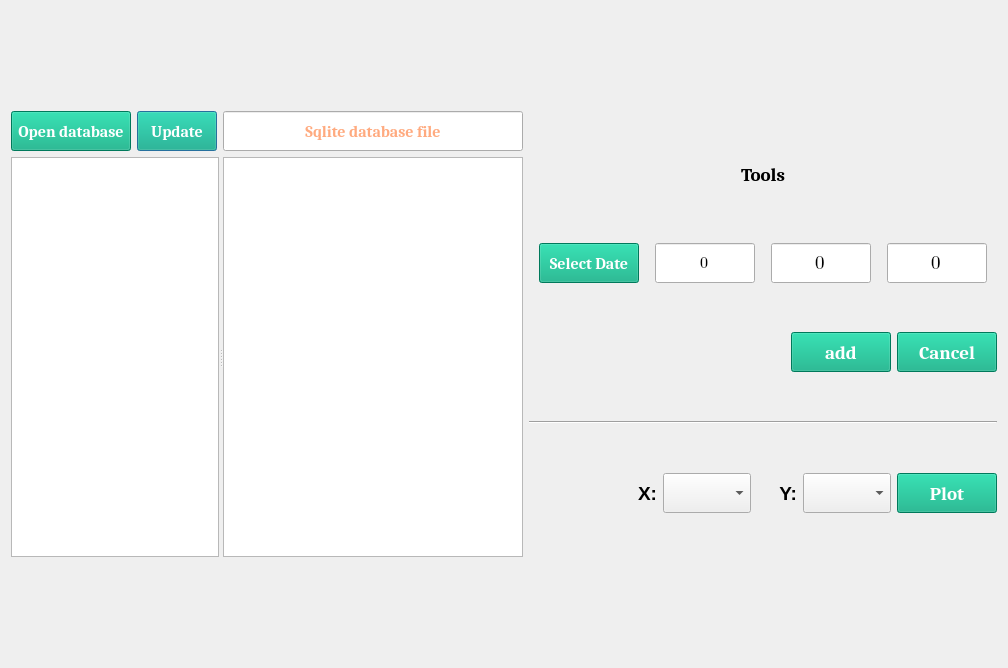
<?xml version="1.0" encoding="UTF-8"?>
<ui version="4.0">
 <class>Dialog</class>
 <widget class="QDialog" name="Dialog">
  <property name="geometry">
   <rect>
    <x>0</x>
    <y>0</y>
    <width>1008</width>
    <height>668</height>
   </rect>
  </property>
  <property name="windowTitle">
   <string>Dialog</string>
  </property>
  <layout class="QGridLayout" name="gridLayout_4">
   <item row="0" column="0">
    <layout class="QHBoxLayout" name="horizontalLayout_2">
     <item>
      <layout class="QGridLayout" name="gridLayout">
       <item row="0" column="1">
        <widget class="QPushButton" name="Update_database__btn">
         <property name="sizePolicy">
          <sizepolicy hsizetype="Fixed" vsizetype="Fixed">
           <horstretch>0</horstretch>
           <verstretch>0</verstretch>
          </sizepolicy>
         </property>
         <property name="minimumSize">
          <size>
           <width>80</width>
           <height>40</height>
          </size>
         </property>
         <property name="maximumSize">
          <size>
           <width>100</width>
           <height>40</height>
          </size>
         </property>
         <property name="font">
          <font>
           <family>Cambria</family>
           <pointsize>12</pointsize>
           <bold>true</bold>
          </font>
         </property>
         <property name="styleSheet">
          <string notr="true">QPushButton{background-color: rgb(0, 170, 127);selection-color: rgb(255, 85, 127);
color: rgb(255, 255, 255);}

QPushButton:hover{background-color:rgb(0, 170, 255);}

QPushButton:pressed{background-color:rgb(255, 91, 58);}</string>
         </property>
         <property name="text">
          <string>Update</string>
         </property>
        </widget>
       </item>
       <item row="0" column="0">
        <widget class="QPushButton" name="Open_datebase_btn">
         <property name="sizePolicy">
          <sizepolicy hsizetype="Fixed" vsizetype="Fixed">
           <horstretch>0</horstretch>
           <verstretch>0</verstretch>
          </sizepolicy>
         </property>
         <property name="minimumSize">
          <size>
           <width>120</width>
           <height>40</height>
          </size>
         </property>
         <property name="maximumSize">
          <size>
           <width>100</width>
           <height>40</height>
          </size>
         </property>
         <property name="font">
          <font>
           <family>Cambria</family>
           <pointsize>12</pointsize>
           <bold>true</bold>
          </font>
         </property>
         <property name="styleSheet">
          <string notr="true">QPushButton{background-color: rgb(0, 170, 127);selection-color: rgb(255, 85, 127);
color: rgb(255, 255, 255);}

QPushButton:hover{background-color:rgb(0, 170, 255);}

QPushButton:pressed{background-color:rgb(255, 91, 58);}</string>
         </property>
         <property name="text">
          <string>Open database</string>
         </property>
        </widget>
       </item>
       <item row="0" column="2">
        <widget class="QLineEdit" name="Database_txt">
         <property name="minimumSize">
          <size>
           <width>300</width>
           <height>40</height>
          </size>
         </property>
         <property name="maximumSize">
          <size>
           <width>16777215</width>
           <height>40</height>
          </size>
         </property>
         <property name="palette">
          <palette>
           <active>
            <colorrole role="Text">
             <brush brushstyle="SolidPattern">
              <color alpha="255">
               <red>255</red>
               <green>85</green>
               <blue>0</blue>
              </color>
             </brush>
            </colorrole>
           </active>
           <inactive>
            <colorrole role="Text">
             <brush brushstyle="SolidPattern">
              <color alpha="255">
               <red>0</red>
               <green>0</green>
               <blue>0</blue>
              </color>
             </brush>
            </colorrole>
           </inactive>
           <disabled>
            <colorrole role="Text">
             <brush brushstyle="SolidPattern">
              <color alpha="255">
               <red>120</red>
               <green>120</green>
               <blue>120</blue>
              </color>
             </brush>
            </colorrole>
           </disabled>
          </palette>
         </property>
         <property name="font">
          <font>
           <family>Cambria</family>
           <pointsize>12</pointsize>
           <bold>true</bold>
          </font>
         </property>
         <property name="text">
          <string/>
         </property>
         <property name="alignment">
          <set>Qt::AlignCenter</set>
         </property>
         <property name="placeholderText">
          <string>Sqlite database file</string>
         </property>
        </widget>
       </item>
       <item row="1" column="0" colspan="3">
        <widget class="QSplitter" name="splitter">
         <property name="orientation">
          <enum>Qt::Horizontal</enum>
         </property>
         <widget class="SqlTreeWidget" name="treeView">
          <property name="minimumSize">
           <size>
            <width>50</width>
            <height>400</height>
           </size>
          </property>
          <property name="maximumSize">
           <size>
            <width>300</width>
            <height>16777215</height>
           </size>
          </property>
         </widget>
         <widget class="QTableView" name="tableView">
          <property name="sizePolicy">
           <sizepolicy hsizetype="Expanding" vsizetype="Expanding">
            <horstretch>0</horstretch>
            <verstretch>0</verstretch>
           </sizepolicy>
          </property>
          <property name="minimumSize">
           <size>
            <width>300</width>
            <height>400</height>
           </size>
          </property>
         </widget>
        </widget>
       </item>
      </layout>
     </item>
     <item>
      <layout class="QGridLayout" name="gridLayout_3">
       <item row="0" column="0">
        <widget class="QLabel" name="label_6">
         <property name="sizePolicy">
          <sizepolicy hsizetype="Fixed" vsizetype="Fixed">
           <horstretch>0</horstretch>
           <verstretch>0</verstretch>
          </sizepolicy>
         </property>
         <property name="minimumSize">
          <size>
           <width>400</width>
           <height>40</height>
          </size>
         </property>
         <property name="maximumSize">
          <size>
           <width>500</width>
           <height>40</height>
          </size>
         </property>
         <property name="palette">
          <palette>
           <active>
            <colorrole role="WindowText">
             <brush brushstyle="SolidPattern">
              <color alpha="255">
               <red>0</red>
               <green>170</green>
               <blue>255</blue>
              </color>
             </brush>
            </colorrole>
            <colorrole role="Text">
             <brush brushstyle="SolidPattern">
              <color alpha="255">
               <red>255</red>
               <green>85</green>
               <blue>0</blue>
              </color>
             </brush>
            </colorrole>
            <colorrole role="ButtonText">
             <brush brushstyle="SolidPattern">
              <color alpha="255">
               <red>255</red>
               <green>85</green>
               <blue>0</blue>
              </color>
             </brush>
            </colorrole>
           </active>
           <inactive>
            <colorrole role="WindowText">
             <brush brushstyle="SolidPattern">
              <color alpha="255">
               <red>0</red>
               <green>0</green>
               <blue>0</blue>
              </color>
             </brush>
            </colorrole>
            <colorrole role="Text">
             <brush brushstyle="SolidPattern">
              <color alpha="255">
               <red>0</red>
               <green>0</green>
               <blue>0</blue>
              </color>
             </brush>
            </colorrole>
            <colorrole role="ButtonText">
             <brush brushstyle="SolidPattern">
              <color alpha="255">
               <red>0</red>
               <green>0</green>
               <blue>0</blue>
              </color>
             </brush>
            </colorrole>
           </inactive>
           <disabled>
            <colorrole role="WindowText">
             <brush brushstyle="SolidPattern">
              <color alpha="255">
               <red>120</red>
               <green>120</green>
               <blue>120</blue>
              </color>
             </brush>
            </colorrole>
            <colorrole role="Text">
             <brush brushstyle="SolidPattern">
              <color alpha="255">
               <red>120</red>
               <green>120</green>
               <blue>120</blue>
              </color>
             </brush>
            </colorrole>
            <colorrole role="ButtonText">
             <brush brushstyle="SolidPattern">
              <color alpha="255">
               <red>120</red>
               <green>120</green>
               <blue>120</blue>
              </color>
             </brush>
            </colorrole>
           </disabled>
          </palette>
         </property>
         <property name="font">
          <font>
           <family>Cambria</family>
           <pointsize>14</pointsize>
           <bold>true</bold>
          </font>
         </property>
         <property name="text">
          <string>Tools</string>
         </property>
         <property name="alignment">
          <set>Qt::AlignCenter</set>
         </property>
        </widget>
       </item>
       <item row="3" column="0">
        <widget class="Line" name="line">
         <property name="orientation">
          <enum>Qt::Horizontal</enum>
         </property>
        </widget>
       </item>
       <item row="5" column="0">
        <layout class="QHBoxLayout" name="horizontalLayout_6">
         <item>
          <spacer name="horizontalSpacer_2">
           <property name="orientation">
            <enum>Qt::Horizontal</enum>
           </property>
           <property name="sizeHint" stdset="0">
            <size>
             <width>68</width>
             <height>20</height>
            </size>
           </property>
          </spacer>
         </item>
         <item>
          <widget class="QLabel" name="label_7">
           <property name="sizePolicy">
            <sizepolicy hsizetype="Fixed" vsizetype="Fixed">
             <horstretch>0</horstretch>
             <verstretch>0</verstretch>
            </sizepolicy>
           </property>
           <property name="minimumSize">
            <size>
             <width>40</width>
             <height>40</height>
            </size>
           </property>
           <property name="maximumSize">
            <size>
             <width>40</width>
             <height>40</height>
            </size>
           </property>
           <property name="palette">
            <palette>
             <active>
              <colorrole role="WindowText">
               <brush brushstyle="SolidPattern">
                <color alpha="255">
                 <red>255</red>
                 <green>85</green>
                 <blue>0</blue>
                </color>
               </brush>
              </colorrole>
              <colorrole role="Text">
               <brush brushstyle="SolidPattern">
                <color alpha="255">
                 <red>0</red>
                 <green>170</green>
                 <blue>255</blue>
                </color>
               </brush>
              </colorrole>
              <colorrole role="ButtonText">
               <brush brushstyle="SolidPattern">
                <color alpha="255">
                 <red>0</red>
                 <green>255</green>
                 <blue>255</blue>
                </color>
               </brush>
              </colorrole>
             </active>
             <inactive>
              <colorrole role="WindowText">
               <brush brushstyle="SolidPattern">
                <color alpha="255">
                 <red>0</red>
                 <green>0</green>
                 <blue>0</blue>
                </color>
               </brush>
              </colorrole>
              <colorrole role="Text">
               <brush brushstyle="SolidPattern">
                <color alpha="255">
                 <red>0</red>
                 <green>0</green>
                 <blue>0</blue>
                </color>
               </brush>
              </colorrole>
              <colorrole role="ButtonText">
               <brush brushstyle="SolidPattern">
                <color alpha="255">
                 <red>0</red>
                 <green>0</green>
                 <blue>0</blue>
                </color>
               </brush>
              </colorrole>
             </inactive>
             <disabled>
              <colorrole role="WindowText">
               <brush brushstyle="SolidPattern">
                <color alpha="255">
                 <red>120</red>
                 <green>120</green>
                 <blue>120</blue>
                </color>
               </brush>
              </colorrole>
              <colorrole role="Text">
               <brush brushstyle="SolidPattern">
                <color alpha="255">
                 <red>120</red>
                 <green>120</green>
                 <blue>120</blue>
                </color>
               </brush>
              </colorrole>
              <colorrole role="ButtonText">
               <brush brushstyle="SolidPattern">
                <color alpha="255">
                 <red>120</red>
                 <green>120</green>
                 <blue>120</blue>
                </color>
               </brush>
              </colorrole>
             </disabled>
            </palette>
           </property>
           <property name="font">
            <font>
             <family>Arial</family>
             <pointsize>14</pointsize>
             <bold>true</bold>
            </font>
           </property>
           <property name="frameShape">
            <enum>QFrame::NoFrame</enum>
           </property>
           <property name="frameShadow">
            <enum>QFrame::Sunken</enum>
           </property>
           <property name="text">
            <string>X:</string>
           </property>
           <property name="alignment">
            <set>Qt::AlignRight|Qt::AlignTrailing|Qt::AlignVCenter</set>
           </property>
          </widget>
         </item>
         <item>
          <widget class="QComboBox" name="X_axis_cbx">
           <property name="sizePolicy">
            <sizepolicy hsizetype="MinimumExpanding" vsizetype="Fixed">
             <horstretch>0</horstretch>
             <verstretch>0</verstretch>
            </sizepolicy>
           </property>
           <property name="minimumSize">
            <size>
             <width>60</width>
             <height>40</height>
            </size>
           </property>
           <property name="maximumSize">
            <size>
             <width>16777215</width>
             <height>40</height>
            </size>
           </property>
           <property name="font">
            <font>
             <family>Cambria</family>
             <pointsize>12</pointsize>
             <bold>true</bold>
            </font>
           </property>
           <property name="toolTip">
            <string>X axis</string>
           </property>
          </widget>
         </item>
         <item>
          <widget class="QLabel" name="label_8">
           <property name="sizePolicy">
            <sizepolicy hsizetype="Fixed" vsizetype="Fixed">
             <horstretch>0</horstretch>
             <verstretch>0</verstretch>
            </sizepolicy>
           </property>
           <property name="minimumSize">
            <size>
             <width>40</width>
             <height>40</height>
            </size>
           </property>
           <property name="maximumSize">
            <size>
             <width>40</width>
             <height>40</height>
            </size>
           </property>
           <property name="palette">
            <palette>
             <active>
              <colorrole role="WindowText">
               <brush brushstyle="SolidPattern">
                <color alpha="255">
                 <red>255</red>
                 <green>85</green>
                 <blue>0</blue>
                </color>
               </brush>
              </colorrole>
              <colorrole role="Text">
               <brush brushstyle="SolidPattern">
                <color alpha="255">
                 <red>0</red>
                 <green>170</green>
                 <blue>255</blue>
                </color>
               </brush>
              </colorrole>
              <colorrole role="ButtonText">
               <brush brushstyle="SolidPattern">
                <color alpha="255">
                 <red>0</red>
                 <green>255</green>
                 <blue>255</blue>
                </color>
               </brush>
              </colorrole>
             </active>
             <inactive>
              <colorrole role="WindowText">
               <brush brushstyle="SolidPattern">
                <color alpha="255">
                 <red>0</red>
                 <green>0</green>
                 <blue>0</blue>
                </color>
               </brush>
              </colorrole>
              <colorrole role="Text">
               <brush brushstyle="SolidPattern">
                <color alpha="255">
                 <red>0</red>
                 <green>0</green>
                 <blue>0</blue>
                </color>
               </brush>
              </colorrole>
              <colorrole role="ButtonText">
               <brush brushstyle="SolidPattern">
                <color alpha="255">
                 <red>0</red>
                 <green>0</green>
                 <blue>0</blue>
                </color>
               </brush>
              </colorrole>
             </inactive>
             <disabled>
              <colorrole role="WindowText">
               <brush brushstyle="SolidPattern">
                <color alpha="255">
                 <red>120</red>
                 <green>120</green>
                 <blue>120</blue>
                </color>
               </brush>
              </colorrole>
              <colorrole role="Text">
               <brush brushstyle="SolidPattern">
                <color alpha="255">
                 <red>120</red>
                 <green>120</green>
                 <blue>120</blue>
                </color>
               </brush>
              </colorrole>
              <colorrole role="ButtonText">
               <brush brushstyle="SolidPattern">
                <color alpha="255">
                 <red>120</red>
                 <green>120</green>
                 <blue>120</blue>
                </color>
               </brush>
              </colorrole>
             </disabled>
            </palette>
           </property>
           <property name="font">
            <font>
             <family>Arial</family>
             <pointsize>14</pointsize>
             <bold>true</bold>
            </font>
           </property>
           <property name="frameShape">
            <enum>QFrame::NoFrame</enum>
           </property>
           <property name="frameShadow">
            <enum>QFrame::Sunken</enum>
           </property>
           <property name="text">
            <string>Y:</string>
           </property>
           <property name="alignment">
            <set>Qt::AlignRight|Qt::AlignTrailing|Qt::AlignVCenter</set>
           </property>
          </widget>
         </item>
         <item>
          <widget class="QComboBox" name="Y_axis_cbx">
           <property name="sizePolicy">
            <sizepolicy hsizetype="MinimumExpanding" vsizetype="Fixed">
             <horstretch>0</horstretch>
             <verstretch>0</verstretch>
            </sizepolicy>
           </property>
           <property name="minimumSize">
            <size>
             <width>60</width>
             <height>40</height>
            </size>
           </property>
           <property name="maximumSize">
            <size>
             <width>16777215</width>
             <height>40</height>
            </size>
           </property>
           <property name="font">
            <font>
             <family>Cambria</family>
             <pointsize>12</pointsize>
             <bold>true</bold>
            </font>
           </property>
           <property name="toolTip">
            <string>Y axis</string>
           </property>
          </widget>
         </item>
         <item>
          <widget class="QPushButton" name="Plot_database__btn">
           <property name="sizePolicy">
            <sizepolicy hsizetype="Fixed" vsizetype="Fixed">
             <horstretch>0</horstretch>
             <verstretch>0</verstretch>
            </sizepolicy>
           </property>
           <property name="minimumSize">
            <size>
             <width>100</width>
             <height>40</height>
            </size>
           </property>
           <property name="maximumSize">
            <size>
             <width>100</width>
             <height>40</height>
            </size>
           </property>
           <property name="font">
            <font>
             <family>Cambria</family>
             <pointsize>14</pointsize>
             <bold>true</bold>
            </font>
           </property>
           <property name="styleSheet">
            <string notr="true">QPushButton{background-color: rgb(0, 170, 127);selection-color: rgb(255, 85, 127);
color: rgb(255, 255, 255);}

QPushButton:hover{background-color:rgb(0, 170, 255);}

QPushButton:pressed{background-color:rgb(255, 91, 58);}</string>
           </property>
           <property name="text">
            <string>Plot</string>
           </property>
          </widget>
         </item>
        </layout>
       </item>
       <item row="1" column="0">
        <layout class="QGridLayout" name="gridLayout_2">
         <item row="0" column="2">
          <widget class="QLineEdit" name="Asymptom_input">
           <property name="minimumSize">
            <size>
             <width>100</width>
             <height>40</height>
            </size>
           </property>
           <property name="maximumSize">
            <size>
             <width>100</width>
             <height>40</height>
            </size>
           </property>
           <property name="font">
            <font>
             <family>Cambria Math</family>
             <pointsize>14</pointsize>
            </font>
           </property>
           <property name="text">
            <string>0</string>
           </property>
           <property name="alignment">
            <set>Qt::AlignCenter</set>
           </property>
          </widget>
         </item>
         <item row="0" column="3">
          <widget class="QLineEdit" name="Death_input">
           <property name="minimumSize">
            <size>
             <width>100</width>
             <height>40</height>
            </size>
           </property>
           <property name="maximumSize">
            <size>
             <width>100</width>
             <height>40</height>
            </size>
           </property>
           <property name="font">
            <font>
             <family>Cambria Math</family>
             <pointsize>14</pointsize>
            </font>
           </property>
           <property name="text">
            <string>0</string>
           </property>
           <property name="alignment">
            <set>Qt::AlignCenter</set>
           </property>
          </widget>
         </item>
         <item row="0" column="1">
          <widget class="QLineEdit" name="Infection_input">
           <property name="minimumSize">
            <size>
             <width>100</width>
             <height>40</height>
            </size>
           </property>
           <property name="maximumSize">
            <size>
             <width>100</width>
             <height>40</height>
            </size>
           </property>
           <property name="font">
            <font>
             <family>Cambria Math</family>
             <pointsize>12</pointsize>
             <bold>false</bold>
            </font>
           </property>
           <property name="text">
            <string>0</string>
           </property>
           <property name="alignment">
            <set>Qt::AlignCenter</set>
           </property>
          </widget>
         </item>
         <item row="0" column="0">
          <widget class="QPushButton" name="Select_date_btn">
           <property name="sizePolicy">
            <sizepolicy hsizetype="Fixed" vsizetype="Fixed">
             <horstretch>0</horstretch>
             <verstretch>0</verstretch>
            </sizepolicy>
           </property>
           <property name="minimumSize">
            <size>
             <width>100</width>
             <height>40</height>
            </size>
           </property>
           <property name="maximumSize">
            <size>
             <width>100</width>
             <height>40</height>
            </size>
           </property>
           <property name="font">
            <font>
             <family>Cambria</family>
             <pointsize>12</pointsize>
             <bold>true</bold>
            </font>
           </property>
           <property name="styleSheet">
            <string notr="true">QPushButton{background-color: rgb(0, 170, 127);selection-color: rgb(255, 85, 127);
color: rgb(255, 255, 255);}

QPushButton:hover{background-color:rgb(0, 170, 255);}

QPushButton:pressed{background-color:rgb(255, 91, 58);}</string>
           </property>
           <property name="text">
            <string>Select Date</string>
           </property>
          </widget>
         </item>
        </layout>
       </item>
       <item row="2" column="0">
        <layout class="QHBoxLayout" name="horizontalLayout">
         <item>
          <spacer name="horizontalSpacer">
           <property name="orientation">
            <enum>Qt::Horizontal</enum>
           </property>
           <property name="sizeHint" stdset="0">
            <size>
             <width>188</width>
             <height>20</height>
            </size>
           </property>
          </spacer>
         </item>
         <item>
          <widget class="QPushButton" name="Confirm_btn">
           <property name="sizePolicy">
            <sizepolicy hsizetype="Fixed" vsizetype="Fixed">
             <horstretch>0</horstretch>
             <verstretch>0</verstretch>
            </sizepolicy>
           </property>
           <property name="minimumSize">
            <size>
             <width>100</width>
             <height>40</height>
            </size>
           </property>
           <property name="maximumSize">
            <size>
             <width>100</width>
             <height>40</height>
            </size>
           </property>
           <property name="font">
            <font>
             <family>Cambria</family>
             <pointsize>14</pointsize>
             <bold>true</bold>
            </font>
           </property>
           <property name="styleSheet">
            <string notr="true">QPushButton{background-color: rgb(0, 170, 127);selection-color: rgb(255, 85, 127);
color: rgb(255, 255, 255);}

QPushButton:hover{background-color:rgb(0, 170, 255);}

QPushButton:pressed{background-color:rgb(255, 91, 58);}</string>
           </property>
           <property name="text">
            <string>add</string>
           </property>
          </widget>
         </item>
         <item>
          <widget class="QPushButton" name="Cancel_btn">
           <property name="sizePolicy">
            <sizepolicy hsizetype="Fixed" vsizetype="Fixed">
             <horstretch>0</horstretch>
             <verstretch>0</verstretch>
            </sizepolicy>
           </property>
           <property name="minimumSize">
            <size>
             <width>100</width>
             <height>40</height>
            </size>
           </property>
           <property name="maximumSize">
            <size>
             <width>100</width>
             <height>40</height>
            </size>
           </property>
           <property name="font">
            <font>
             <family>Cambria</family>
             <pointsize>14</pointsize>
             <bold>true</bold>
            </font>
           </property>
           <property name="styleSheet">
            <string notr="true">QPushButton{background-color: rgb(0, 170, 127);selection-color: rgb(255, 85, 127);
color: rgb(255, 255, 255);}

QPushButton:hover{background-color:rgb(0, 170, 255);}

QPushButton:pressed{background-color:rgb(255, 91, 58);}</string>
           </property>
           <property name="text">
            <string>Cancel</string>
           </property>
          </widget>
         </item>
        </layout>
       </item>
       <item row="4" column="0">
        <layout class="QGridLayout" name="Plot_gridlayout"/>
       </item>
      </layout>
     </item>
    </layout>
   </item>
  </layout>
 </widget>
 <customwidgets>
  <customwidget>
   <class>SqlTreeWidget</class>
   <extends>QTreeView</extends>
   <header location="global">sqltreewidget.h</header>
  </customwidget>
 </customwidgets>
 <resources/>
 <connections/>
</ui>
